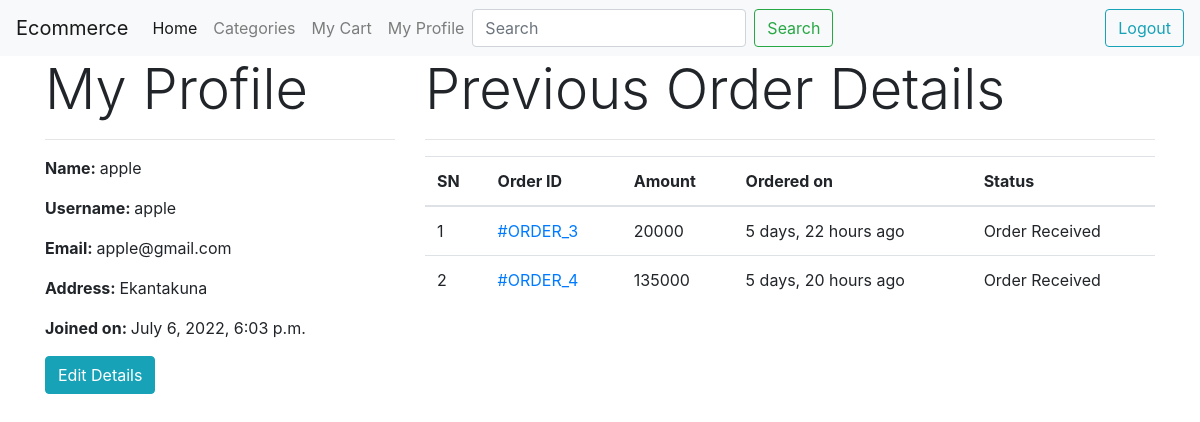
Screenshot of /myprofile/ (signed in) with the database file from the repository.
### ecommerceapp/models.py (models this page shows, shortened)
class Customer(models.Model):
    user = models.OneToOneField(User, on_delete=models.CASCADE)
    full_name = models.CharField(max_length=200)
    address = models.CharField(max_length=200, null=True, blank=True)
    joined_on = models.DateTimeField(auto_now_add=True)

class Order(models.Model):
    cart = models.OneToOneField(Cart, on_delete=models.CASCADE)
    ordered_by = models.CharField(max_length=200)
    shipping_address = models.CharField(max_length=200)
    mobile = models.CharField(max_length=10)
    email = models.EmailField(null=True, blank=True)
    subtotal = models.PositiveIntegerField()
    discount = models.PositiveIntegerField()
    total = models.PositiveIntegerField()
    order_status = models.CharField(max_length=50, choices=ORDER_STATUS)
    created_at = models.DateTimeField(auto_now_add=True)

### ecommerceapp/views.py (the view)
# urls.py: path('myprofile/', MyProfile.as_view(), name= 'myprofile'),
class MyProfile(TemplateView):
    template_name= 'myprofile.html'
    def dispatch(self, request, *args, **kwargs) :
        if request.user.is_authenticated and request.user.customer:
            pass
        else:
            return redirect('/login/?next=/myprofile/')
        return super().dispatch(request, *args, **kwargs)
    def get_context_data(self, **kwargs):
        context = super().get_context_data(**kwargs)
        customer = self.request.user.customer
        context['customer'] = customer
        orders = Order.objects.filter(cart__customer=customer)
        context['orders'] = orders
        return context

### ecommerceapp/templates/myprofile.html (shortened to what this page needs)
{%extends 'core/base.html'%}
{%block content%}
<div class="container">
    <div class="row">
        <div class="col-md-4">
            <h4 class="display-4">My Profile</h4>
            <hr>
            <p><span class="font-weight-bold">Name: </span> {{customer.full_name}}</p>
            <p><span class="font-weight-bold">Username: </span> {{customer.user.username}}</p>
            <p><span class="font-weight-bold">Email: </span> {{customer.user.email}}</p>
            <p><span class="font-weight-bold">Address: </span> {{customer.address}}</p>
            <p><span class="font-weight-bold">Joined on: </span> {{customer.joined_on}}</p>
            <a href="" class="btn btn-info">Edit Details</a>
        </div>
        <div class="col-md-8">
            <h4 class="display-4">Previous Order Details</h4>
            <hr>
            <table class="table">
                <thead>
                    <tr>
                        <th>SN</th>
                        <th>Order ID</th>
                        <th>Amount</th>
                        <th>Ordered on</th>
                        <th>Status</th>
                    </tr>
                </thead>
                <tbody>
                    {% for ord in orders %}
                    <tr>
                        <td>{{forloop.counter}}</td>
                        <td><a href="{%url 'orderdetails' id=ord.id%}"> #ORDER_{{ord.id}}</a></td>
                        <td>{{ord.total}}</td>
                        <td>{{ord.created_at|timesince}} ago</td>
                        <td>{{ord.order_status}}</td>
                    </tr>
                    {% endfor %}
                </tbody>
            </table>
        </div>
    </div>
</div>
{%endblock content%}

### rows the page displays
Customer: full_name "apple", user.username "apple", user.email "apple@gmail.com", address "Ekantakuna", joined_on "July 6, 2022, 6:03 p.m."
Order: id "3", total "20000", created_at "5 days, 22 hours", order_status "Order Received"
Order: id "4", total "135000", created_at "5 days, 20 hours", order_status "Order Received"
